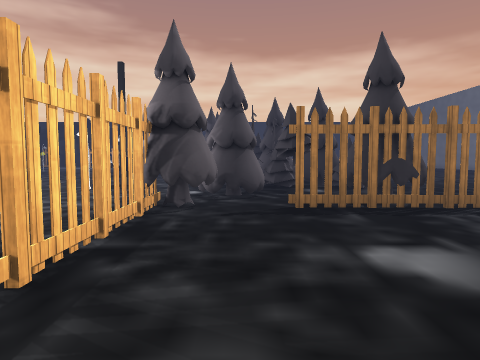
view 1 (above)

16 first-person views from a walk through a 3-D level made in the Unity game engine. The camera is 1.5 m above the floor, tilts 4° down and sees 75° across. Doors are open. The floor is counted in squares, 2 m on a side. Each view is taken from the middle of a square. On the plan, view 1 faces up. The plan holds only what a view shows up to about 10 squares ahead; the rest is blank. The place goes on beyond the plan. The player character is not drawn. Some animated figures are left out. Some surface patterns are stand-ins.

view 2
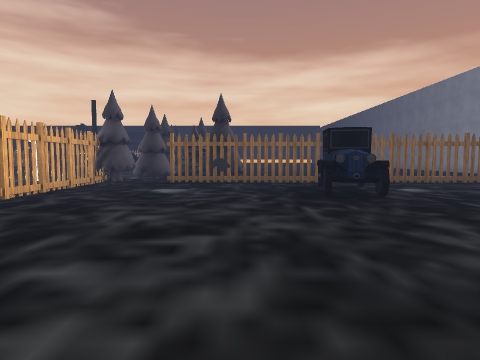

view 3
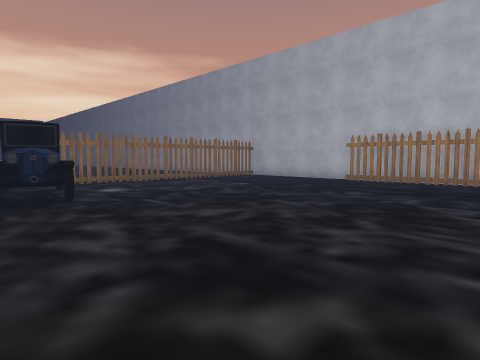

view 4
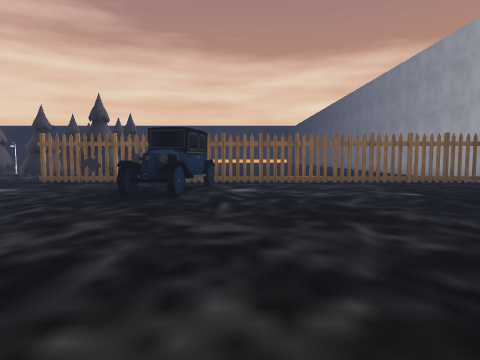

view 5
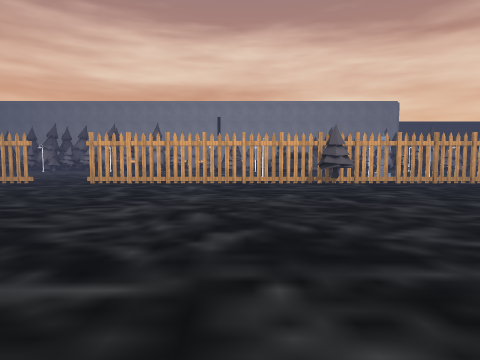

view 6
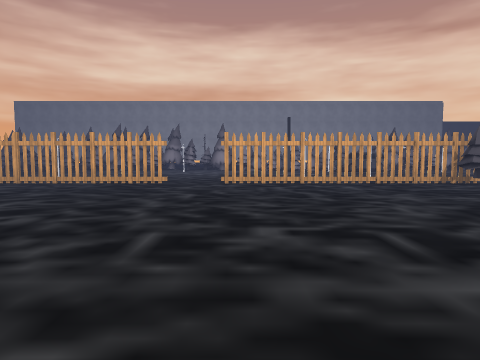

view 7
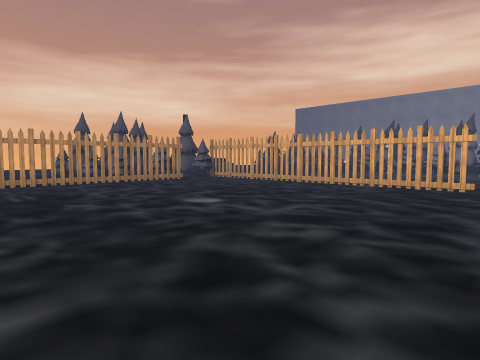

view 8
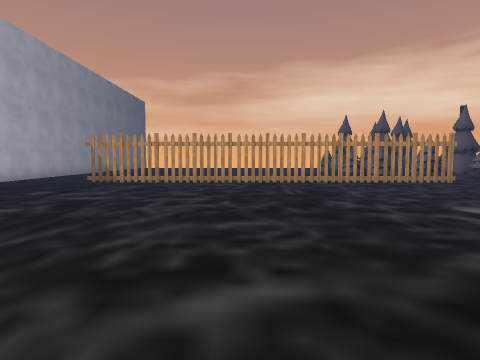

view 9
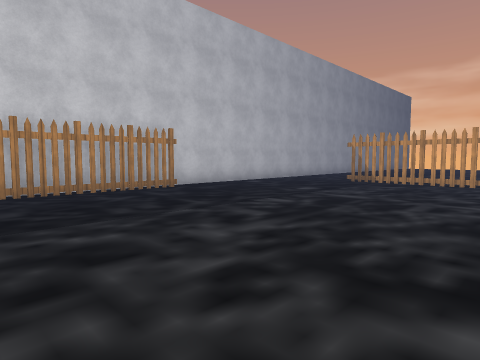

view 10
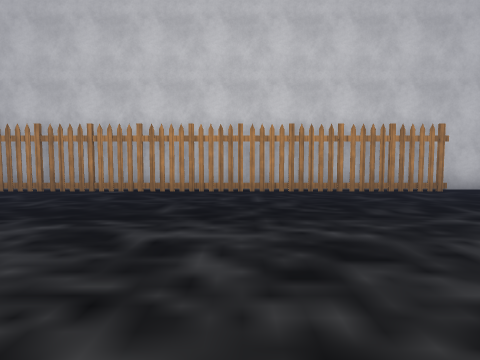

view 11
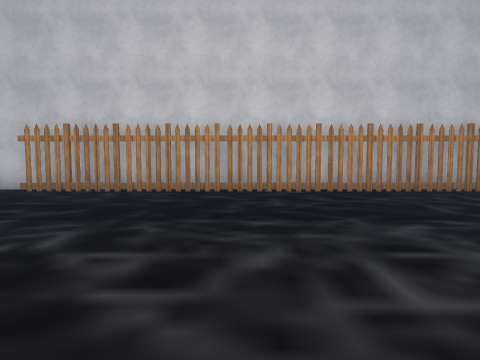

view 12
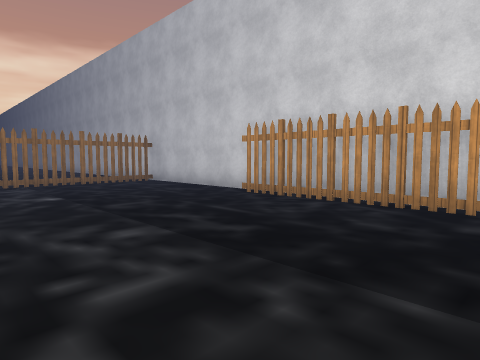

view 13
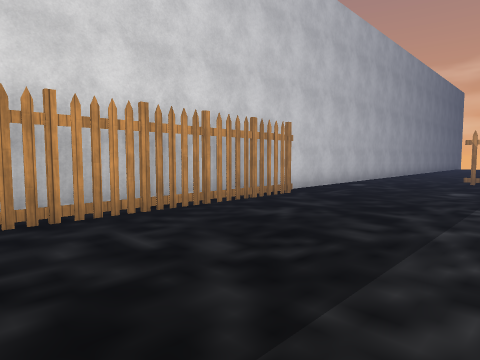

view 14
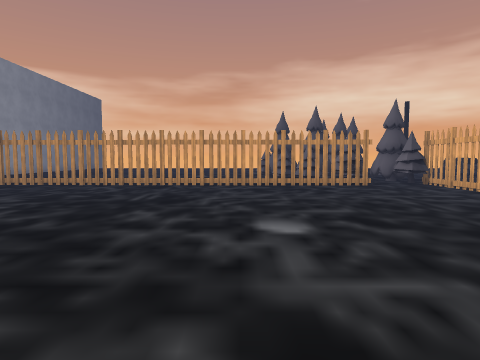

view 15
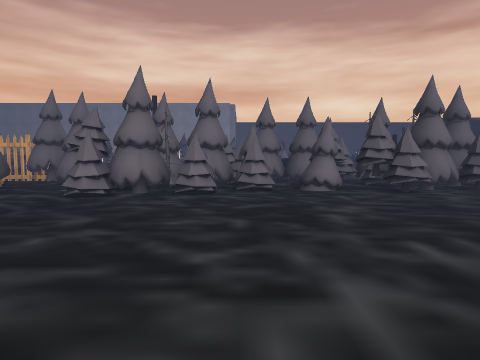

view 16
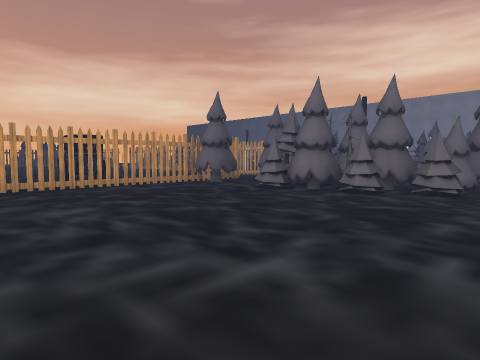

### Floor plan
Points are (right, up) in squares from view 1. A wall is a line through its corners. A room is listed if a view was taken in it or the views show most of it. See-through windows are left out.
Room 1 (views 1, 2, 3, 4, 5, 6, 7, 8, 9, 10, 11, 12, 13, 14)
walls: (-1.3, -10.2) (-1.3, -15.2); (-1.3, -2.5) (-1.3, -8.5); (14, -13.6) (14, 0); (1.5, -18.6) (11.6, -18.7); (1.6, 4.7) (0.7, 4.7); (-1.3, -16.9) (-1.3, -18.4); (-1.3, 3.5) (-1.3, -0.6); (14.3, 4.5) (3.3, 4.7); (14.5, -19) (14.5, 5)
ways out: opening at (-1, -9.5) to room 2; opening at (1.5, 4.8) to room 2; gap at (-1, -17) to room 2; gap at (-1, -11) to room 2; gap at (-1, -6) to room 2; gap at (-1, -4) to room 2; gap at (12, 5) to room 2
objects: other object (1, -19); other object (5, 1) to (6, 4)
Room 2 (views 15, 16)
walls: (3.5, 4.7) (8, 4.7)
ways out: opening at (-1, -9.5) to room 1; opening at (1.5, 4.8) to room 1; gap at (-1, -17) to room 1; gap at (-1, -11) to room 1; gap at (-1, -6) to room 1; gap at (-1, -4) to room 1; gap at (12, 5) to room 1
objects: other object (-4, 7) to (-4, 8); other object (-3, 8); other object (-1, -19); other object (-1, -2) to (-1, -1); other object (-1, 4) to (-1, 5); other object (-1, 9) to (0, 9); other object (-1, 10); other object (-1, 11) to (-1, 12); other object (-1, 13); other object (-1, 14); other object (-1, 15) to (-1, 16); other object (0, 6) to (0, 7); other object (0, 8); other object (0, 11); other object (0, 15); other object (0, 16); other object (0, 17); other object (1, 8); other object (1, 9); other object (1, 10); other object (1, 13); other object (1, 15); other object (1, 16) to (2, 17); other object (2, 5) to (3, 6); other object (2, 8) to (3, 8); other object (2, 9); other object (2, 10); other object (2, 11); other object (2, 13); other object (2, 14) to (2, 15)

Positions as (right, up) in squares from view 1, and headings:
1: (0, 0), facing up
2: (3, -5), facing up
3: (4, -5), facing up-right
4: (7, -5), facing up
5: (8, -4), facing left
6: (8, -8), facing left
7: (7, -9), facing down-left
8: (7, -9), facing down
9: (7, -9), facing down-right
10: (7, -9), facing right
11: (7, -5), facing right
12: (9, -5), facing up-right
13: (10, -8), facing down-right
14: (4, -10), facing down
15: (9, 11), facing left
16: (9, 13), facing down-left
